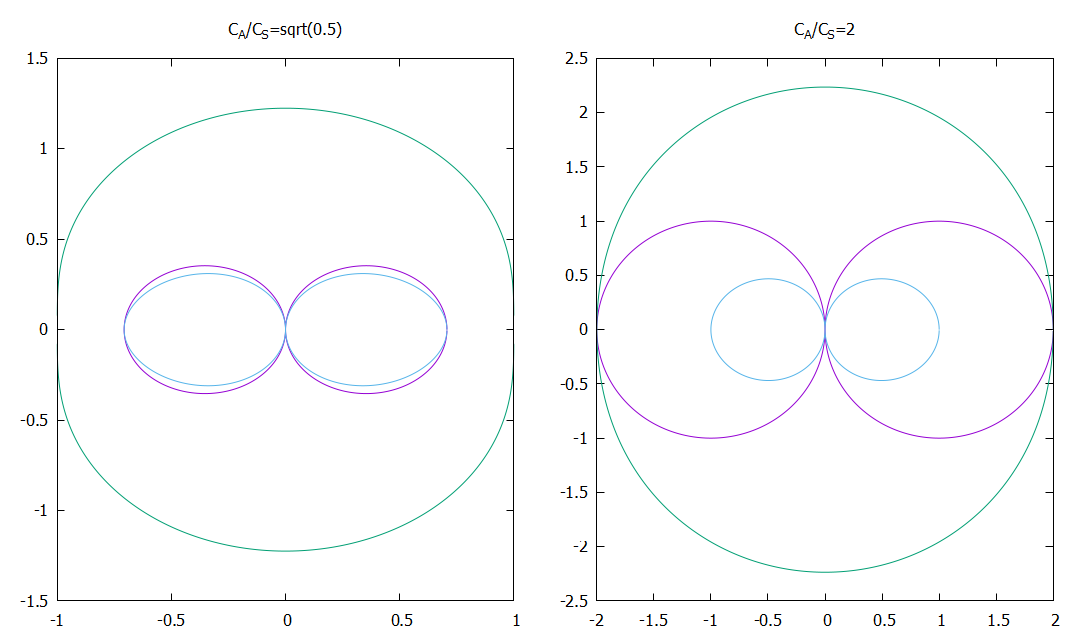

Reproduce this figure in gnuplot.
reset
set terminal pngcairo size 1080, 640
set out "01.png"
unset key

set multiplot layout 1, 2

set title "C_A/C_S=sqrt(0.5)"
plot "out_aw_a.data" w l, \
"out_fw_a.data" w l, \
"out_sw_a.data" w l

set title "C_A/C_S=2"
plot "out_aw_c.data" w l, \
"out_fw_c.data" w l, \
"out_sw_c.data" w l

unset multiplot
set out
set terminal wxt enhanced
reset
